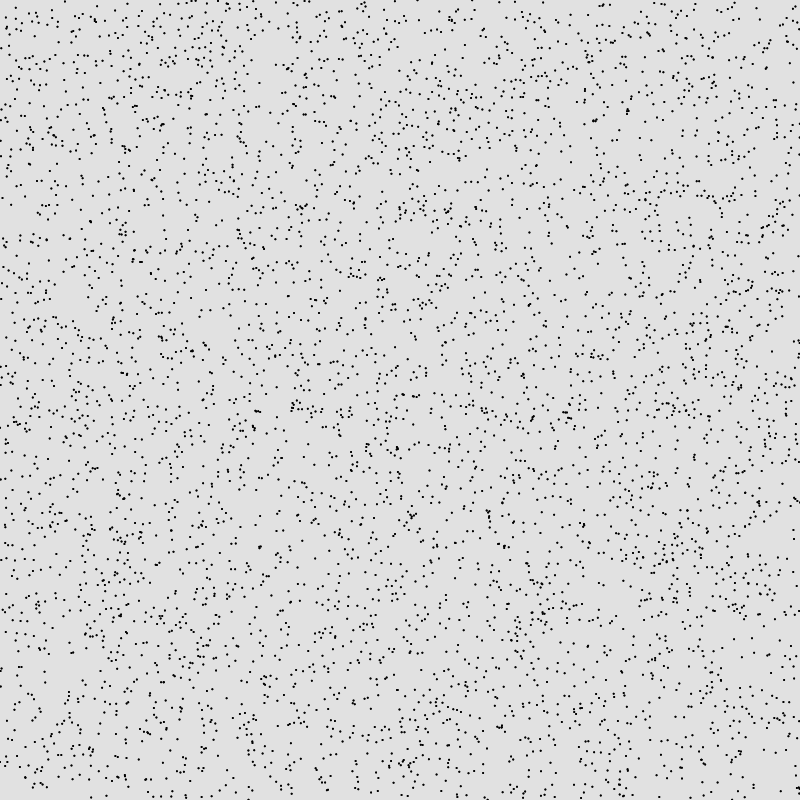
Frame 1 (no input)
Frame 60 (no input): identical to frame 1, image omitted
Frame 120 (the mouse pressed at the canvas centre since frame 60): identical to frame 1, image omitted

The p5.js sketch that drew this single still picture (run headless with seeded random() and noise() and a simulated clock; from frame 60 on, the mouse is pressed at the canvas centre):

// p5.js sketch
// ── sketch.js
var side = 15;
var count = 5000;
var angle = 0;

let zoomSlider;
let rotateSlider;

function setup() {
  createCanvas(800, 800);
  background(225);
  stroke(0);
  strokeWeight(2);

  zoomSlider = createSlider(-0.5, 2, 1, 0.001);
  zoomSlider.position(10, height + 25);
  zoomSlider.style('width', '140px');

  rotateSlider = createSlider(-5, 5, 0, 0.001);
  rotateSlider.position(10, height + 50);
  rotateSlider.style('width', '140px');
}

function draw() {
  randomSeed(73);
  background(225);
  push();
  translate(width / 2, height / 2);
  for (var i = 0; i < count; i++) {
    point(random(-width / 2, width / 2), random(-height / 2, height / 2));
  }
  pop();

  let zoomValue = zoomSlider.value();
  let rotateAngle = rotateSlider.value();

  randomSeed(73);
  push();
  translate(width / 2, height / 2);
  rotate(radians(rotateAngle));
  scale(zoomValue);
  for (var i = 0; i < count; i++) {
    point(random(-width / 2, width / 2), random(-height / 2, height / 2));
  }
  pop();
  angle += 0.05;
}
